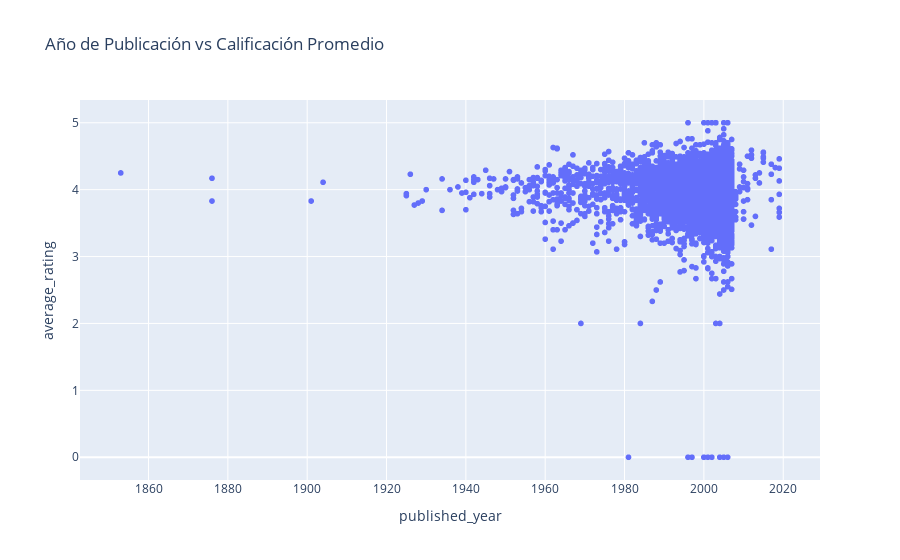

The cell this chart's notebook holds for it:
### Code cell
# Gráfico de dispersión: Año de publicación vs Calificación promedio
fig2 = px.scatter(data, x='published_year', y='average_rating',
                  title='Año de Publicación vs Calificación Promedio')
fig2.show()

### Figure 1 — Plotly figure (JSON) as saved in the notebook; plotly's stock layout.template omitted (floating-point values rounded to 4 significant figures; data arrays with more than 128 entries replaced by an {"elided": "..."} marker saying what was removed)
{"data": [{"hovertemplate": "published_year=%{x}<br>average_rating=%{y}<extra></extra>", "legendgroup": "", "marker": {"color": "#636efa", "symbol": "circle"}, "mode": "markers", "name": "", "showlegend": false, "type": "scattergl", "x": {"elided": "6810 mixed values"}, "xaxis": "x", "y": {"elided": "6810 mixed values"}, "yaxis": "y"}], "layout": {"legend": {"tracegroupgap": 0}, "title": {"text": "Año de Publicación vs Calificación Promedio"}, "xaxis": {"anchor": "y", "domain": [0, 1], "title": {"text": "published_year"}}, "yaxis": {"anchor": "x", "domain": [0, 1], "title": {"text": "average_rating"}}}}
